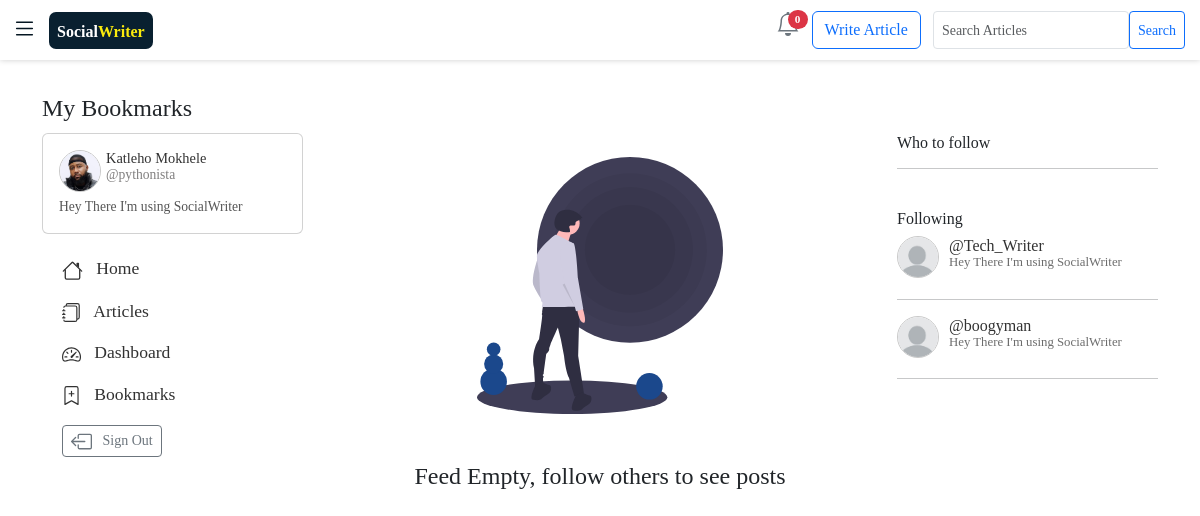
The app's page /my_bookmarks/1/ (signed in), older data.
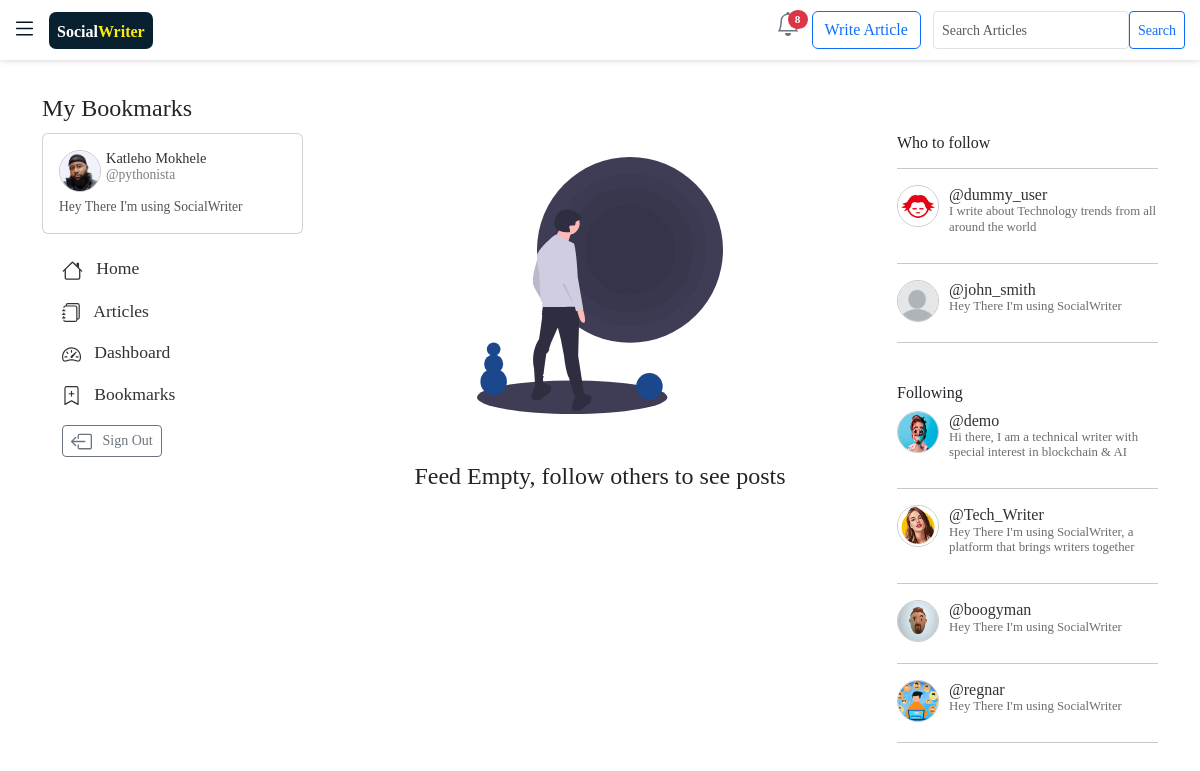
The same page, newer data.
### users/models.py (models this page shows, shortened)
class Profile(models.Model):
    name = models.OneToOneField(User, on_delete=models.CASCADE ,default=1 ) # this has the username inside
    bio = models.CharField(max_length=150,blank=True, default="Hey There I'm using SocialWriter ")
    avatar = models.ImageField(null=True, upload_to="blogyapp/images/profiles_img", default="default.jpg")
    following = models.ManyToManyField(User,related_name="following", blank=True)
    followers = models.IntegerField(default=0)
    date_created = models.DateTimeField(auto_now=True)
    liked_articles = models.ManyToManyField("blogyapp.Entry",related_name="liked_articles", blank=True)
    bookmarked_articles = models.ManyToManyField("blogyapp.Entry",related_name="bookmarked_articles", blank=True)
    twitter_link = models.URLField(blank=True, null=True)
    linkedin_link = models.URLField(blank=True, null=True)
    personal_link = models.URLField(blank=True, null=True)
    class Meta:
        ordering = ["-date_created"]

### blogyapp/views.py (the view)
# urls.py: path('my_bookmarks/<int:profile_id>/', views.my_bookmarks, name='my_bookmarks'),
@login_required
def my_bookmarks(request, profile_id):
    my_profile =Profile.objects.get(name =request.user)
    entries = my_profile.bookmarked_articles.all()
    context = {"entries":entries,"my_profile":my_profile }
    return render(request,"blogyapp/bookmarks.html",context )

### blogyapp/context_processors.py (called while the page is built)
def process_notifications(request):
    try:
        notifications_url = request.META["HTTP_REFERER"]
        notifications = Notification.objects.filter( Q(entry__profile__name = request.user) | Q(profile__name = request.user) )
        if notifications_url == "http://127.0.0.1:8000/notifications/" or notifications_url == "http://socialwriter.pythonanywhere.com/notifications/" or notifications_url == "https://socialwriter.pythonanywhere.com/notifications/":
            for i in notifications:
                if i.notification_viewed == False:
                    i.notification_viewed = True
                    i.save(update_fields=["notification_viewed"])
                    i.save()
        return {}
    except:
        return {}

### blogyapp/templates/blogyapp/bookmarks.html (shortened to what the changed rows need)
{% extends "blogyapp/base.html" %}
{% load bootstrap5 %}
{% load static %}
{% load read-time %}
{% block content %}
<div class="container-fluid" style="width: 95%; ">
  <br>
    <div class="row">
        <div class="col-md-3 d-none d-md-block ">
            <div class="card card-body">
                <div class="d-flex " style="margin-bottom: 5px;">
                  <img class="avatar-home" src="{{my_profile.avatar.url}}">
                  <span style="font-size: 0.9rem;font-weight: 600;margin-left: 5px;">
                    <a href="{% url 'blogyapp:profile_detail' my_profile.id %}">
                      <h6 style="margin-bottom: 0cm;margin-top: 0cm;font-size: 0.9rem;" >{{my_profile.name.get_full_name}}</h6>
                      <h6 style="margin-bottom: 0cm;margin-top: 0cm;font-size: 0.85rem;color: rgb(128, 127, 127);"> @{{my_profile.name}} </h6>
                    </a>
                  </span>
              </div>
              <div class="" style="width: 100%;font-size:0.85rem;margin:0cm">
                  <p style="margin: 0cm;color: rgb(86, 86, 86);">{{my_profile.bio}}</p>
              </div>
            </div>
            <br>
          </div>
    <div class="col-md-3 d-none d-md-block">
        <h6>Who to follow</h6>
        {% for i in other_users %}
        {% if i.name != request.user %}
        <div class="d-flex" style="margin-bottom: 20px;">
          <img class="avatar-home" src="{{i.avatar.url}}">
          <div style="font-size: 0.9rem;font-weight: 700;margin-left: 10px;">
            <a style="text-decoration: none;" href="{% url 'blogyapp:profile_detail' i.id %}"> <h6 style="margin-bottom: 0cm;"> @{{i.name}}   </h6>  </a>
           <h6 style="margin-top:0cm;font-weight: 400;font-size: 0.80rem;color: rgb(108, 108, 108);">  {{i.bio|truncatechars:80}} </h6>
          </div>
        </div>
        {% endif %}
        <hr>
        {% endfor %}
        <br>
        <h6> Following </h6>
        {% for i in my_guys %}
        <div class="d-flex" style="margin-bottom: 20px;">
          <img class="avatar-home" src="{{i.avatar.url}}">
          <div style="font-size: 0.9rem;font-weight: 600;margin-left: 10px;">
            <a style="text-decoration: none;" href="{% url 'blogyapp:profile_detail' i.id %}"> <h6 style="margin-bottom: 0cm;"> @{{i.name}}   </h6>  </a>
           <h6 style="margin-top:0cm;font-weight: 400;font-size: 0.80rem;color: rgb(108, 108, 108);">  {{i.bio|truncatechars:80}} </h6>
          </div>
        </div>
        <hr>
        {% endfor %}
      </div>
</div>
{% endblock content %}

Row changes from the older to the newer data that the page shows:
added Profile: avatar (picture), name "dummy_user", bio "I write about Technology trends from all around the world", shown under "Who to follow"
added Profile: avatar (placeholder picture), name "john_smith", bio "Hey There I'm using SocialWriter", shown under "Who to follow"
added Profile: avatar (picture), name "demo", bio "Hi there, I am a technical writer with special interest in blockchain & AI", shown under "Following"
changed Profile "Tech_Writer": avatar: picture added in place of a placeholder; bio "Hey There I'm using SocialWriter" → "Hey There I'm using SocialWriter, a platform that brings writers together"
changed Profile "boogyman": avatar: picture added in place of a placeholder
added Profile: avatar (picture), name "regnar", bio "Hey There I'm using SocialWriter", shown under "Following"
Text that changed along with them:
{{ all_notifications.count }}: "0" → "8"
